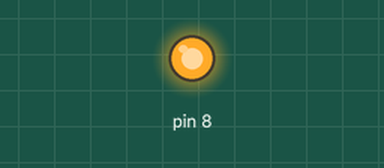
Simulated run of this program. Board: Raspberry Pi (header pin numbers). Shown: output pins drawn as LEDs (lit = HIGH).

Above: at 3.5 s.
At 8.0 s:
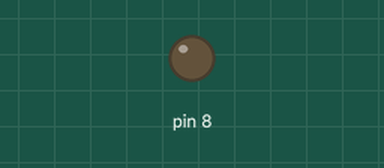
Timing chart, 0 to 11.7 s (numbered marks = the images above):
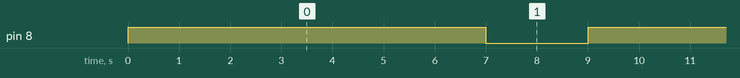

Measured:
- by itself, pin 8: alternates HIGH for 7.0 s and LOW for 2.0 s

The program:

loop_blink.py
```python
import RPi.GPIO as GPIO
import time
GPIO.setwarnings(False)
GPIO.setmode(GPIO.BOARD)
GPIO.setup(8,GPIO.OUT)
file=open('tim1.txt','r')
r=file.readline()
a=int(r[4])
while True:
    GPIO.output(8,True)
    time.sleep(a)
    GPIO.output(8,False)
    time.sleep(2)
```
